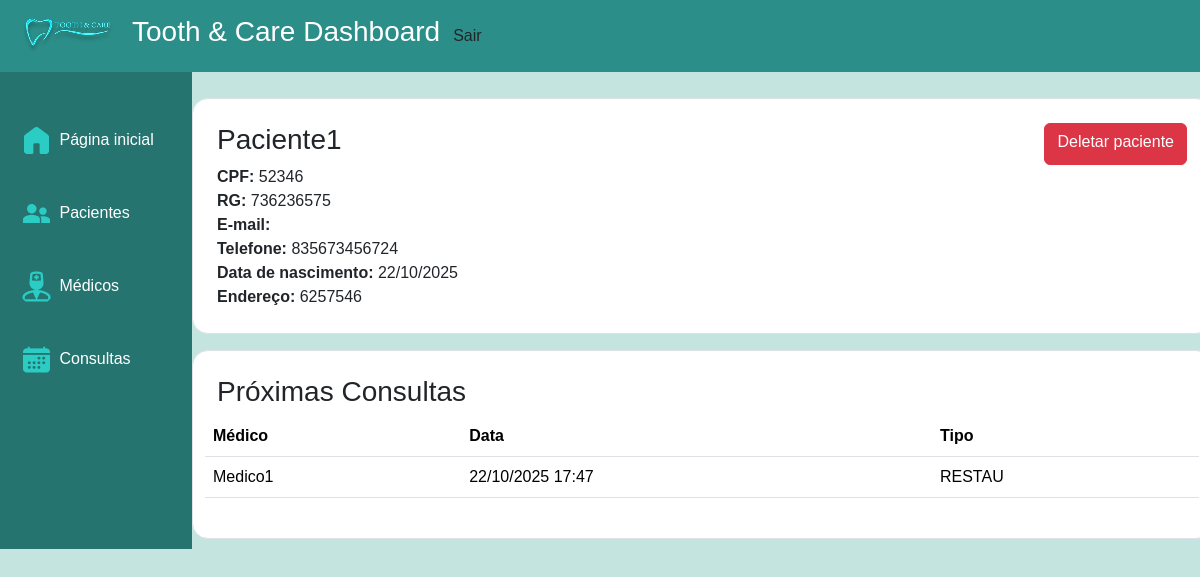
Page /appadmin/detalhe-paciente/1/ (signed in) on the committed database.
### pacientes/models.py (models this page shows, shortened)
class Paciente(models.Model):
    user = models.OneToOneField(User, on_delete=models.CASCADE, related_name='paciente')
    cpf = models.CharField(null=False, blank=False, unique=True)
    rg = models.CharField(null=False, blank=False, unique=True)
    telefone = models.CharField(null=False, blank=False)
    data_nasc = models.DateField(null=False, blank=False)
    genero = models.CharField(choices=GENERO_CHOICES, max_length=1)
    endereco = models.CharField(max_length=255, null=False, blank=False)

### consultas/models.py (models this page shows, shortened)
class Consulta(models.Model):
    SERVICOS = [
        ("AVALIACAO", "Avaliação"),
        ("LIMPEZA", "Limpeza"),
        ("RESTAU", "Restauração"),
        ("CANAL", "Tratamento de canal"),
        ("EXTRACAO", "Extração dentária"),
        ("CLAREAMENTO", "Clareamento"),
        ("APARELHO", "Ortodontia"),
    ]
    data = models.DateTimeField(null=False,blank=False)
    sala = models.CharField(max_length=50,null=False,blank=False)
    servico =  models.CharField(max_length=100,choices=SERVICOS,null=False,blank=False)
    valor = models.DecimalField(max_digits=8, decimal_places=2,null=False,blank=False)
    status =  models.CharField(max_length=20,choices=[("marcada","Marcada"),("realizada","Realizada"),("cancelada","Cancelada"),("remarcada","Remarcada")],null=False,blank=False)
    paciente = models.ForeignKey(Paciente, on_delete=models.CASCADE,related_name="consultas")
    medico = models.ForeignKey(Medico, on_delete=models.CASCADE,related_name="consultas")

### medicos/models.py (models this page shows, shortened)
class Medico(models.Model):
    user = models.OneToOneField(User, on_delete=models.CASCADE, related_name='medico')
    cpf = models.CharField(max_length=14, null=False, blank=False, unique=True)  # 000.000.000-00
    rg = models.CharField(max_length=20, null=False, blank=False, unique=True)
    crm = models.CharField(max_length=20, null=False, blank=False, unique=True)
    telefone = models.CharField(max_length=20, null=False, blank=False)
    especialidades = models.ManyToManyField(
        Especialidade,
        related_name="medicos"  # permite acessar os médicos a partir da especialidade
    )

### appadmin/views.py (the view)
# urls.py: path('detalhe-paciente/<int:pk>/', views.detalhe_paciente, name="adm-detalhe-paciente"),
@permission_required(["pacientes.view_paciente"])
@login_required
def detalhe_paciente(request, pk):
    paciente = get_object_or_404(Paciente, pk=pk)
    consultas = Consulta.objects.filter(paciente=paciente)
    return render(request, "appadmin/pacienteDetalhe.html", {"paciente": paciente, "consultas": consultas})

### appadmin/templates/appadmin/pacienteDetalhe.html (shortened to what this page needs)
{% extends "basedashboards.html" %}
{% load static %}
{% block extra_head %}
    <link rel="stylesheet" href="{% static 'css/adm_paciente.css' %}">
{% endblock %}
{% block content %}
<div class="container border p-4 mt-3 rounded-4" id="info-paciente">
    <div class="d-flex justify-content-between">
        <h3>{{ paciente.user.username }}</h3>
        <a href="{% url 'adm-deletar-paciente' paciente.id %}" class="btn btn-danger">Deletar paciente</a>
    </div>
    <div id="detalhes">
        <div class="info"><strong>CPF: </strong>{{ paciente.cpf }}</div>
        <div class="info"><strong>RG: </strong>{{ paciente.rg }}</div>
        <div class="info"><strong>E-mail: </strong>{{ paciente.user.email }}</div>
        <div class="info"><strong>Telefone: </strong>{{ paciente.telefone }}</div>
        <div class="info"><strong>Data de nascimento: </strong>{{ paciente.data_nasc|date:"d/m/Y" }}</div>
        <div class="info"><strong>Endereço: </strong>{{ paciente.endereco }}</div>
    </div>
</div>
<div class="container border p-4 mt-3 rounded-4">
    <h3>Próximas Consultas</h3>
    <div class="row">
        <table class="table">
            <thead>
                <tr>
                    <th>Médico</th>
                    <th>Data</th>
                    <th>Tipo</th>
                </tr>
            </thead>
            <tbody>
                {% for consulta in consultas %}
                <tr class="position-relative">
                    <td>
                        {{ consulta.medico.user.username }}
                    </td>
                    <td>{{ consulta.data|date:"d/m/Y H:i" }}</td>
                    <td>{{ consulta.servico }}</td>
                </tr>
                {% endfor %}
            </tbody>
        </table>
    </div>
</div>
{% endblock %}

### tooth_n_care/static/css/styles.css (style rules this page uses)
:root { --sidebar-background: #257470; --navbar-background: #2C8E89; --fonte: Arial, sans-serif; }
* { box-sizing: border-box; font-family: var(--fonte); }
html, body { margin: 0; padding: 0; height: 100%; display: flex; flex-direction: column; }
body { background-color: #C4E4DF; }
.container { height: 100%; background-color: white; }

### tooth_n_care/static/css/adm_paciente.css (style rules this page uses)
#info-paciente { height: fit-content; }

### rows in the picture
Paciente: user.username "Paciente1", cpf "52346", rg "736236575", telefone "835673456724", data_nasc "22/10/2025", endereco "6257546"
Consulta: medico.user.username "Medico1", data "22/10/2025 17:47", servico "RESTAU"
